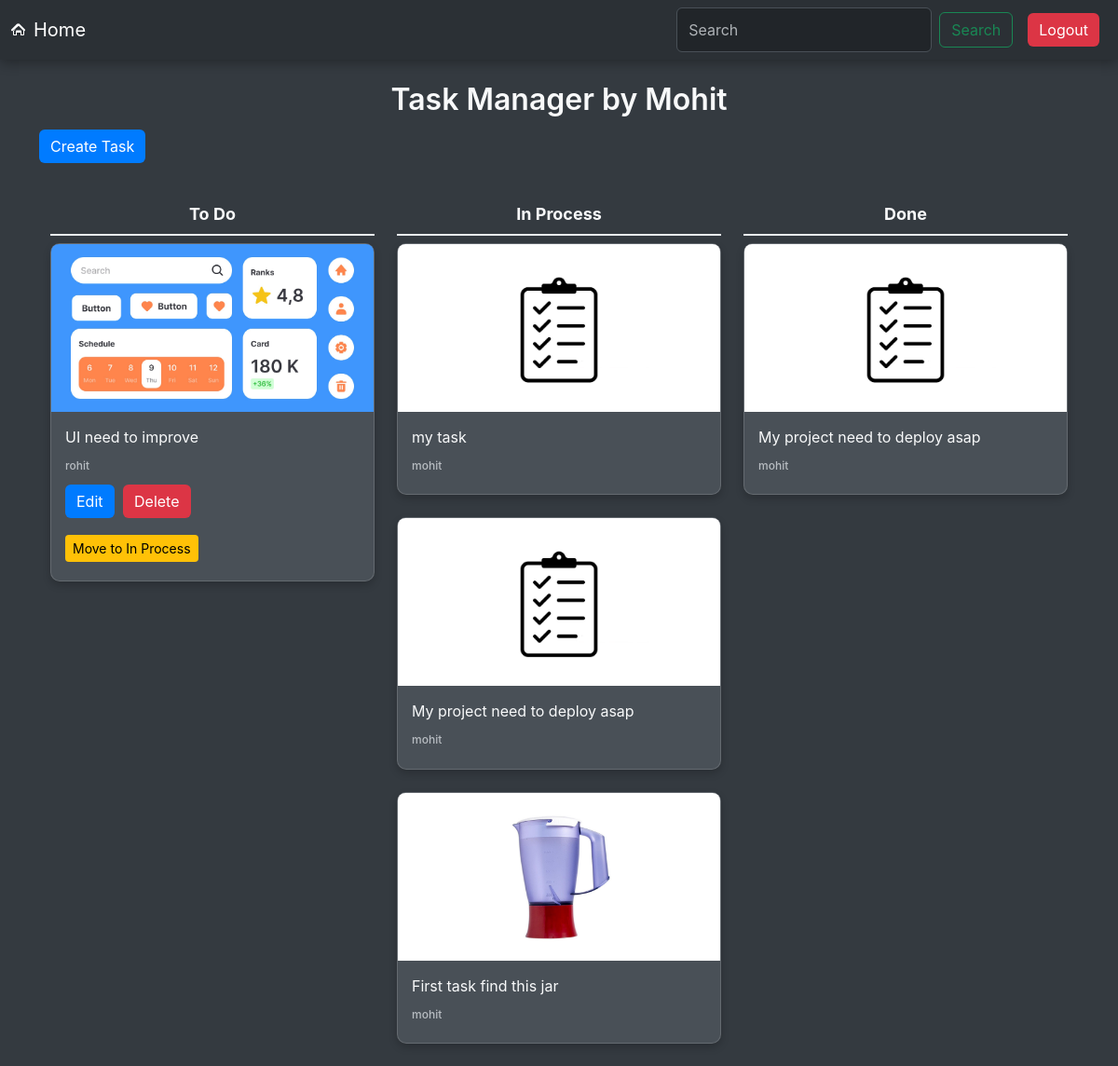
Screenshot of /task/ (signed in) with the database file from the repository.
### task/models.py (models this page shows, shortened)
class Task(models.Model):
    STATUS_CHOICES = [
        ('TODO', 'To Do'),
        ('INP', 'In Process'),
        ('DONE', 'Done'),
    ]
    user = models.ForeignKey(User, on_delete=models.CASCADE)
    text = models.TextField(max_length=120)
    photo = models.ImageField(upload_to='photos/', blank=True, null=True)
    status = models.CharField(max_length=10, choices=STATUS_CHOICES, default='TODO')
    created_at = models.DateTimeField(auto_now_add=True)
    updated_at = models.DateTimeField(auto_now=True)

### task/views.py (the view)
# urls.py: path("", views.task_list, name="task_list"),
def task_list(request):
    tasks = Task.objects.all().order_by("-created_at")
    return render(request, "task_list.html", {"tasks":tasks})

### task/templates/task_list.html (shortened to what this page needs)
{% extends 'layout.html' %}
{% load static %}
{% block content %}
<h1 class="text-center mt-4">
    Task Manager by Mohit
</h1>
<a href="{% url 'task_create' %}" class="btn btn-primary mb-4">Create Task</a>
<div class="container">
    <div class="row">
        <div class="col-md-4">
            <h3 class="text-center text-light">To Do</h3>
            {% for task in tasks %}
                {% if task.status == 'TODO' %}
                    <div class="card mb-4 task-card">
                        {% if task.photo %}
                            <img src="{{ task.photo.url }}" class="card-img-top" alt="Task Image">
                        {% else %}
                            <img src="{% static 'images/default-image.jpg' %}" class="card-img-top" alt="Default Image">
                        {% endif %}
                        <div class="card-body">
                            <p class="card-text text-light">{{ task.text }}</p>
                            <h6 class="card-subtitle mb-2 text-muted">{{ task.user.username }}</h6>
                            {% if task.user == user %}
                                <a href="{% url 'task_edit' task.id %}" class="btn btn-primary">Edit</a>
                                <a href="{% url 'task_delete' task.id %}" class="btn btn-danger">Delete</a>
                                <div class="mt-2">
                                    <form action="{% url 'task_change_status' task.id %}" method="POST">
                                        <button type="submit" class="btn btn-warning btn-sm">Move to In Process</button>
                                    </form>
                                </div>
                            {% endif %}
                        </div>
                    </div>
                {% endif %}
            {% endfor %}
        </div>
        <div class="col-md-4">
            <h3 class="text-center text-light">In Process</h3>
            {% for task in tasks %}
                {% if task.status == 'INP' %}
                    <div class="card mb-4 task-card">
                        {% if task.photo %}
                            <img src="{{ task.photo.url }}" class="card-img-top" alt="Task Image">
                        {% else %}
                            <img src="{% static 'images/default-image.jpg' %}" class="card-img-top" alt="Default Image">
                        {% endif %}
                        <div class="card-body">
                            <p class="card-text text-light">{{ task.text }}</p>
                            <h6 class="card-subtitle mb-2 text-muted">{{ task.user.username }}</h6>
                        </div>
                    </div>
                {% endif %}
            {% endfor %}
        </div>
        <div class="col-md-4">
            <h3 class="text-center text-light">Done</h3>
            {% for task in tasks %}
                {% if task.status == 'DONE' %}
                    <div class="card mb-4 task-card">
                        {% if task.photo %}
                            <img src="{{ task.photo.url }}" class="card-img-top" alt="Task Image">
                        {% else %}
                            <img src="{% static 'images/default-image.jpg' %}" class="card-img-top" alt="Default Image">
                        {% endif %}
                        <div class="card-body">
                            <p class="card-text text-light">{{ task.text }}</p>
                            <h6 class="card-subtitle mb-2 text-muted">{{ task.user.username }}</h6>
                        </div>
                    </div>
                {% endif %}
            {% endfor %}
        </div>
    </div>
</div>
{% endblock %}

### task/static/css/styles.css (style rules this page uses)
body { font-family: 'Inter', sans-serif; }
.container { margin-top: 20px; }
h1 { font-weight: 600; font-size: 32px; color: #333; }
.card { border-radius: 8px; box-shadow: 0 2px 4px rgba(0, 0, 0, 0.1); background-color: #fff; }
.card-img-top { border-top-left-radius: 8px; border-top-right-radius: 8px; height: 180px; object-fit: cover; }
.card-body { padding: 15px; }
.btn { margin: 5px 0; }
.card-subtitle { font-size: 12px; }
.btn-primary { background-color: #007bff; border: none; }
.btn-danger { background-color: #dc3545; border: none; }
.btn-warning { background-color: #ffc107; border: none; }
.mb-4 { margin-bottom: 24px; }
.text-center { text-align: center; }
.col-md-4 h3 { font-size: 18px; font-weight: bold; padding-bottom: 10px; border-bottom: 2px solid #e9ecef; }

### templates/layout.html (style rules this page uses)
.navbar-brand, .nav-item, .btn { margin-right: 8px; }
.btn { transition: all 0.3s ease; }

### task/templates/task_list.html (style rules this page uses)
body { background-color: #343a40; color: #f8f9fa; }
h1, h3 { color: #f8f9fa; }
.task-card { background-color: #495057; border-radius: 10px; transition: box-shadow 0.3s ease, transform 0.3s ease; box-shadow: 0 4px 8px rgba(0, 0, 0, 0.2); }
.btn-primary, .btn-warning, .btn-danger, .btn-success { margin-right: 5px; }

### rows the page displays
Task: photo (picture), text "UI need to improve", user.username "rohit", shows "Edit"
Task: text "my task", user.username "mohit"
Task: text "My project need to deploy asap", user.username "mohit"
Task: photo (picture), text "First task find this jar", user.username "mohit"
Task: text "My project need to deploy asap", user.username "mohit"
